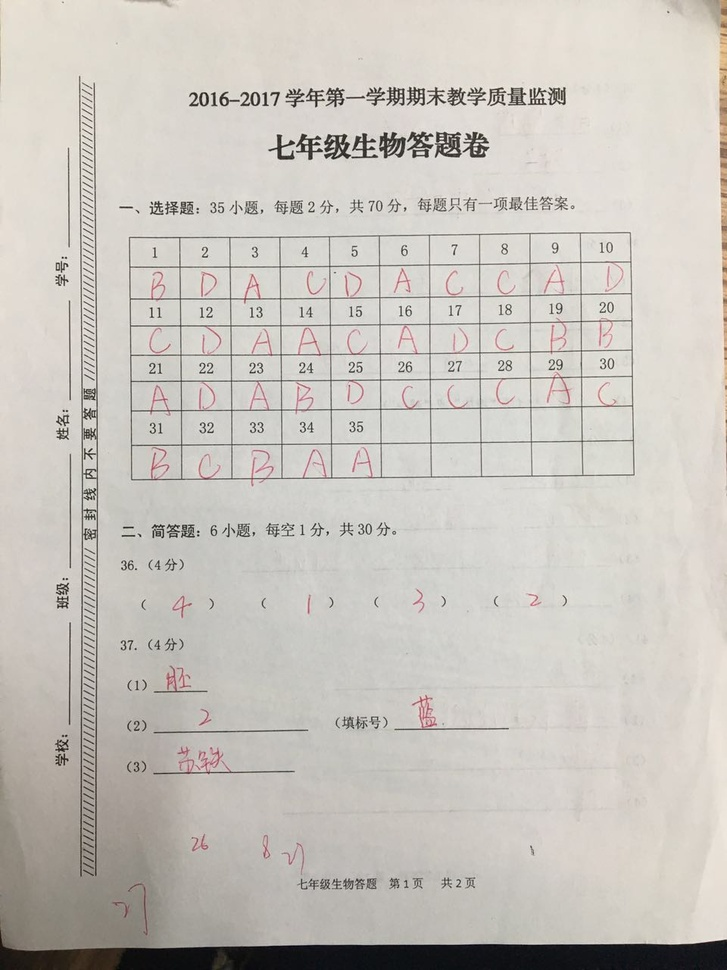
#> input picture pic/modle.jpg, 727 x 970 px, shrunk from 960 x 1280 before the run
$ python main.py --image pic/modle.jpg   (older library calls are emulated)
#> lines starting #> are read from the running program, lines starting #| are printed output that depends on the picture; after the words box and inside, x2 and y2 are one past the last pixel; in counts of white or black regions, pixels touching at a corner belong together
### squares.py
#!/usr/bin/env python

'''
Simple "Square Detector" program.

Loads several images sequentially and tries to find squares in each image.
'''

# Python 2/3 compatibility
import sys

PY3 = sys.version_info[0] == 3

if PY3:
    xrange = range

import numpy as np
import cv2


def angle_cos(p0, p1, p2):
    d1, d2 = (p0 - p1).astype('float'), (p2 - p1).astype('float')
    return abs(np.dot(d1, d2) / np.sqrt(np.dot(d1, d1) * np.dot(d2, d2)))


def find_squares(img):
    img = cv2.GaussianBlur(img, (5, 5), 0)
    squares = []
    for gray in cv2.split(img):
        for thrs in xrange(0, 255, 26):
            if thrs == 0:
                bin = cv2.Canny(gray, 0, 50, apertureSize=5)
                bin = cv2.dilate(bin, None)
            else:
                retval, bin = cv2.threshold(gray, thrs, 255, cv2.THRESH_BINARY)
            bin, contours, hierarchy = cv2.findContours(bin, cv2.RETR_LIST, cv2.CHAIN_APPROX_SIMPLE)
            for cnt in contours:
                cnt_len = cv2.arcLength(cnt, True)
                cnt = cv2.approxPolyDP(cnt, 0.02 * cnt_len, True)
                if len(cnt) == 4 and cv2.contourArea(cnt) > 1000 and cv2.isContourConvex(cnt):
                    cnt = cnt.reshape(-1, 2)
                    max_cos = np.max([angle_cos(cnt[i], cnt[(i + 1) % 4], cnt[(i + 2) % 4]) for i in xrange(4)])
                    if max_cos < 0.1:
                        squares.append(cnt)
    return squares


# [12 lines that do not run on import are left out]

### main.py
# -*- coding: UTF-8 -*-
# 引入必要的库
from imutils.perspective import four_point_transform
from imutils import contours
import numpy as np
import argparse
import imutils
import cv2
import squares

# 构建命令行参数解析并分析参数
# 对应使用方式 python test_grader.py --image images/test_01.png
ap = argparse.ArgumentParser()
ap.add_argument("-i", "--image", required=True,
                help="path to the input image")
args = vars(ap.parse_args())

# 构建答案字典，键为题目号，值为正确答案
ANSWER_KEY = {0: 1, 1: 4, 2: 0, 3: 3, 4: 1}

# 加载图片，将它转换为灰阶，轻度模糊，然后边缘检测。
image = cv2.imread(args["image"])
#> image is the input picture: shape (970, 727, 3); mean B, G, R 189.9, 196.3, 200.6
gray = cv2.cvtColor(image, cv2.COLOR_BGR2GRAY)
blurred = cv2.GaussianBlur(gray, (5, 5), 0)
edged = cv2.Canny(blurred, 75, 200)
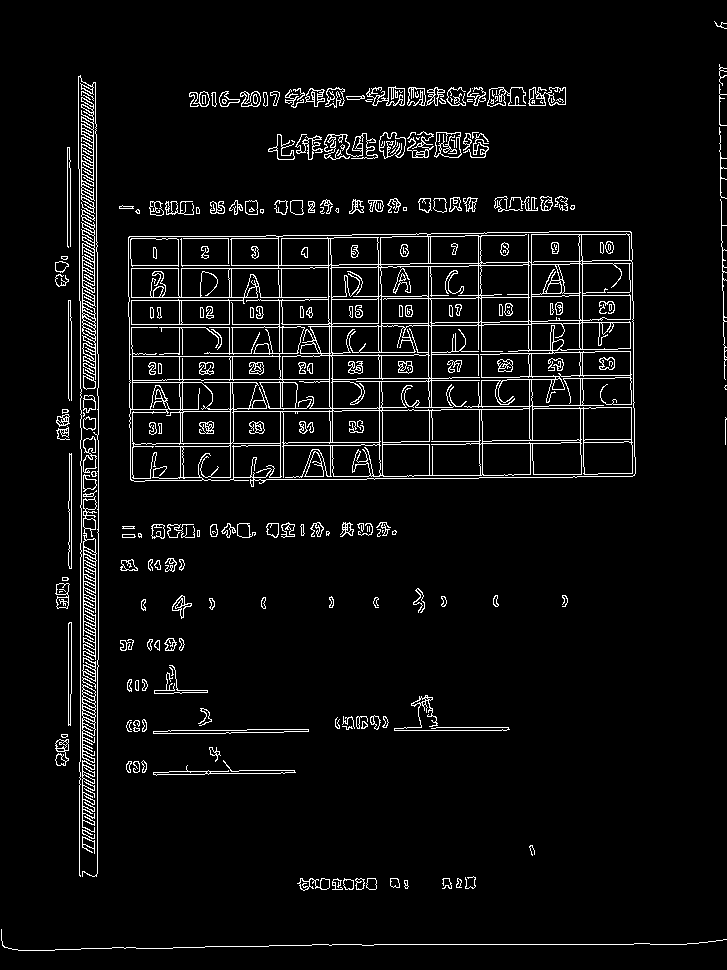
#> edged: shape (970, 727); 5.3% white in thin lines or dots

# 从边缘图中寻找轮廓，然后初始化答题卡对应的轮廓
cnts = cv2.findContours(edged.copy(), cv2.RETR_EXTERNAL,
                        cv2.CHAIN_APPROX_SIMPLE)
#> cnts = 198 contours, 82 with area under 20; largest, box (x1, y1, x2, y2) and area: (128, 231, 636, 487) 123178, (81, 209, 96, 380) 1133, (83, 496, 97, 660) 1096, (81, 97, 95, 214) 725, (82, 684, 96, 763) 624
cnts = cnts[0] if imutils.is_cv2() else cnts[1]
docCnt = None

# 确保至少有一个轮廓被找到
if len(cnts) > 0:
    # 将轮廓按大小降序排序
    cnts = sorted(cnts, key=cv2.contourArea, reverse=True)

    # 对排序后的轮廓循环处理
    for c in cnts:
        # 获取近似的轮廓
        peri = cv2.arcLength(c, True)
        approx = cv2.approxPolyDP(c, 0.02 * peri, True)

        # 如果我们的近似轮廓有四个顶点，那么就认为找到了答题卡
        if len(approx) == 4:
            docCnt = approx
            break
#> this loop made 1 pass
#> (peri, docCnt) on pass 1: (1583.7, [[631, 232], [129, 236], [130, 479], [632, 476]])
# 对原始图像和灰度图都进行四点透视变换
paper = four_point_transform(image, docCnt.reshape(4, 2))
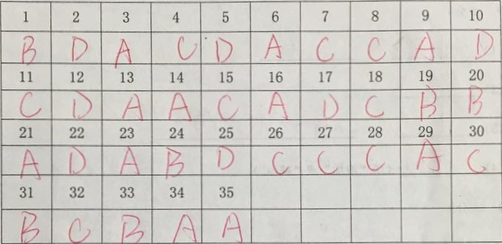
#> paper: shape (244, 502, 3); mean B, G, R 197.8, 202.7, 206.4
warped = four_point_transform(gray, docCnt.reshape(4, 2))
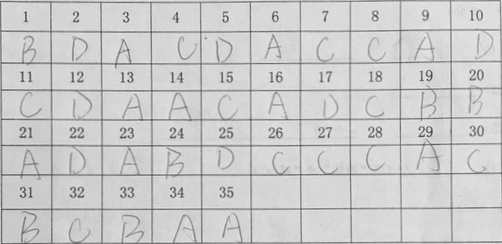
#> warped: shape (244, 502); min 63, max 243, mean 203.3

# # 对灰度图应用大津二值化算法
# thresh = cv2.threshold(warped, 0, 255, cv2.THRESH_BINARY_INV | cv2.THRESH_OTSU)[1]
#
# # 在二值图像中查找轮廓，然后初始化题目对应的轮廓列表
# cnts = cv2.findContours(thresh.copy(), cv2.RETR_LIST, cv2.CHAIN_APPROX_SIMPLE)
# cnts = cnts[0] if imutils.is_cv2() else cnts[1]
# questionCnts = []
#
# # 对每一个轮廓进行循环处理
# for q, c in enumerate(cnts):
#
#     # 计算轮廓的边界框，然后利用边界框数据计算宽高比
#     (x, y, w, h) = cv2.boundingRect(c)
#     ar = w / float(h)
#     # print 'w' + str(w), 'h' + str(h)
#
#     # 为了辨别一个轮廓是一个方框，要求它的边界框不能太小，在这里边至少是40个像素，而且它的宽高比要近似于1
#     # 为了去掉外面的那个方框,所以轮廓不能太长,小于300像素
#     # 轮廓肯定会有4个点
#     if ar >= 0.9 and 30 < w < 300:
#         peri = cv2.arcLength(c, True)
#         approx = cv2.approxPolyDP(c, 0.02 * peri, True)
#         if len(approx) >= 4:
#             questionCnts.append(c)
#             # colorpoint = 255
#             # color = ((q % 3 & 01) * colorpoint, ((q + 1) % 3 & 01) * colorpoint, ((q + 2) % 3 & 01) * colorpoint)
#             # cv2.drawContours(paper, [c], -1, color, 1)
#
# # 以从顶部到底部的方法将我们的气泡轮廓进行排序，然后初始化正确答案数的变量。
# questionCnts = contours.sort_contours(questionCnts,
#                                       method="top-to-bottom")[0]
#
# for (q, i) in enumerate(questionCnts):
#     colorpoint = 255
#     color = ((q % 3 & 01) * colorpoint, ((q + 1) % 3 & 01) * colorpoint, ((q + 2) % 3 & 01) * colorpoint)
#     cv2.drawContours(paper, [questionCnts[q]], -1, color, 2)
#     # cv2.imshow("exam" + str(q), paper)

# cv2.imshow("Original", image)
# cv2.imshow("exam", thresh)

squares.find_squares(paper)
#> in find_squares, `img = cv2.GaussianBlur(img, (5, 5), 0)`:
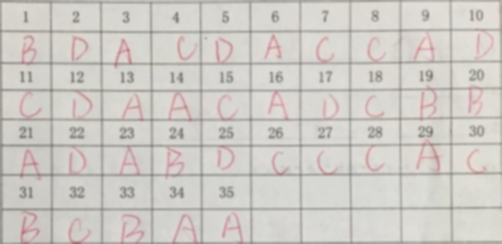
#> img: shape (244, 502, 3); mean of channels 0, 1, 2 197.8, 202.7, 206.3; drawn as B, G, R
#> the loop in find_squares, `for gray in cv2.split(img):` made 3 passes
squarespic = squares.find_squares(warped)
#> the loop in find_squares (call 2), `for gray in cv2.split(img):` made 1 pass
cv2.drawContours(paper, squarespic, -1, (0, 0, 255), 2)
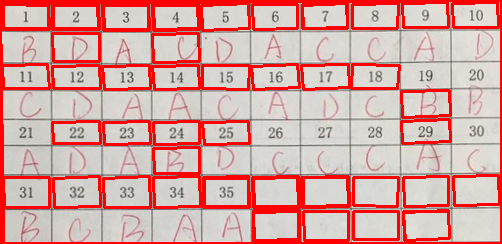
#> paper: shape (244, 502, 3); 18.01% of pixels changed, all inside (x1, y1, x2, y2) = (0, 0, 502, 244)
cv2.imshow('squares', paper)

# cv2.imshow("exam", gaussian)
cv2.waitKey(0)
